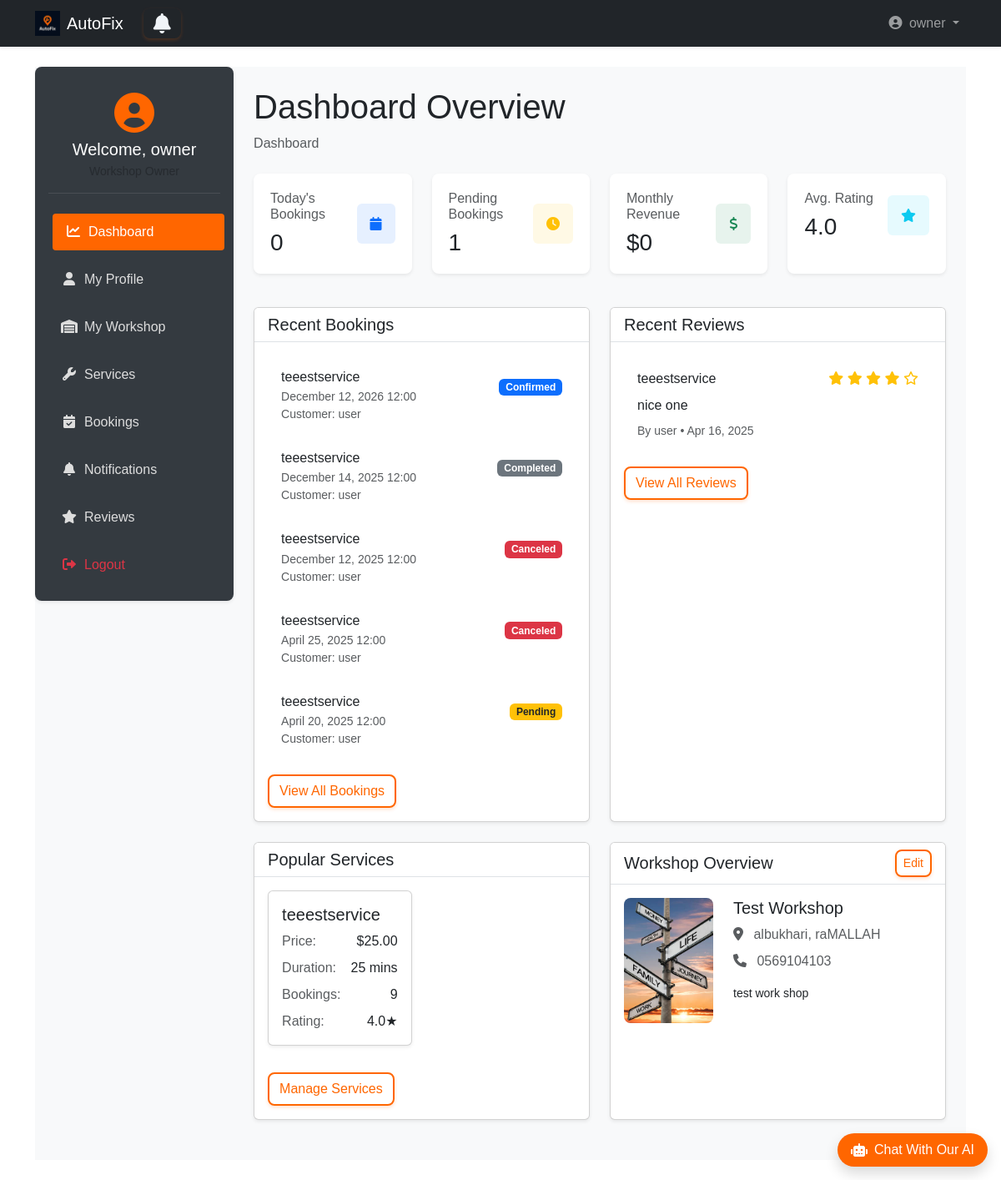
The page /owner_dashboard/owner/dashboard/ (signed in) on the database as committed earlier.
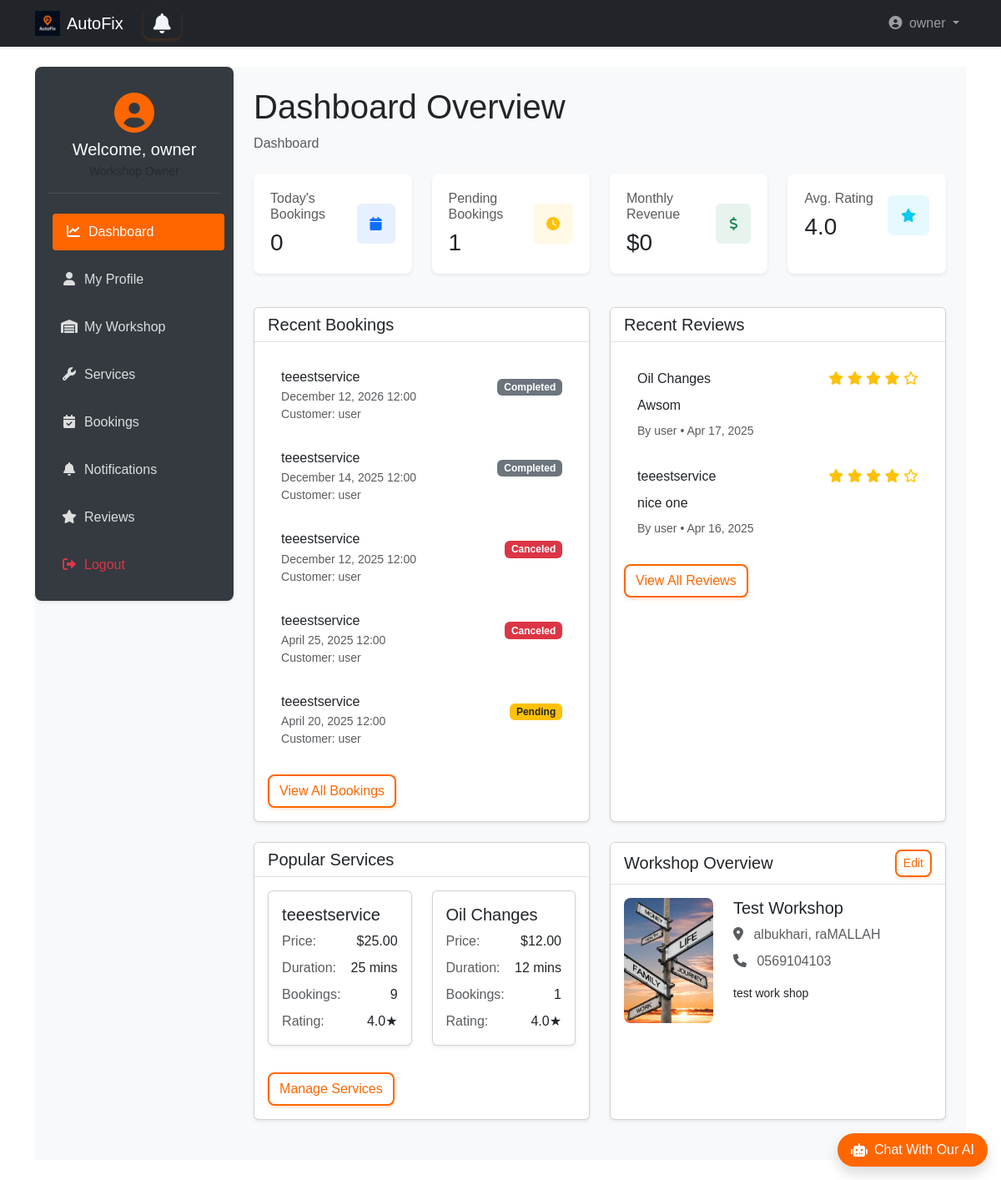
The same page on the database as committed later.
### bookings/models.py (models this page shows, shortened)
class Booking(models.Model):
    STATUS_CHOICES = [
        ('pending', 'Pending'),
        ('confirmed', 'Confirmed'),
        ('completed', 'Completed'),
        ('canceled', 'Canceled'),
    ]
    user = models.ForeignKey(User, on_delete=models.CASCADE)
    car = models.ForeignKey(Car, on_delete=models.CASCADE, null=True, related_name='car_bookings')
    workshop = models.ForeignKey(Workshop, on_delete=models.CASCADE)
    service = models.ForeignKey(Service, on_delete=models.CASCADE, related_name='booking')
    appointment_date = models.DateTimeField()
    status = models.CharField(max_length=20, choices=STATUS_CHOICES, default='pending')
    created_at = models.DateTimeField(auto_now_add=True)
    objects = BookingManger()
    class Meta:
        ordering = ['-appointment_date']

### workshops/models.py (models this page shows, shortened)
class Service(models.Model):
    workshop = models.ForeignKey(Workshop, on_delete=models.CASCADE, related_name='services')
    name = models.CharField(max_length=255)
    price = models.DecimalField(max_digits=10, decimal_places=2)
    description = models.TextField(blank=True)
    duration = models.PositiveIntegerField(help_text="Duration in minutes")

### accounts/models.py (models this page shows, shortened)
class User(AbstractUser):
    username = None
    email = models.EmailField(unique=True)
    phone = models.CharField(max_length=15, unique=True, blank=True)
    is_workshop_owner = models.BooleanField(default=False)
    address = models.ForeignKey(Address, on_delete=models.SET_NULL, null=True, blank=True)
    objects = UserManager()
    USERNAME_FIELD = 'email'
    REQUIRED_FIELDS = ['first_name', 'last_name']  # names required for registration
    def get_short_name(self):
        return self.first_name

### reviews/models.py (models this page shows, shortened)
class Review(models.Model):
    user = models.ForeignKey(User, on_delete=models.CASCADE)
    workshop = models.ForeignKey(Workshop, on_delete=models.CASCADE)
    service = models.ForeignKey(Service, on_delete=models.CASCADE)
    rating = models.IntegerField(choices=[(i, i) for i in range(1, 6)])
    comment = models.TextField()
    response = models.TextField(null=True)
    created_at = models.DateTimeField(auto_now_add=True)
    objects = ReviewManager()
    class Meta:
        unique_together = ('user', 'workshop', 'service') #Prevents Multiple Reviews
        ordering = ['-created_at']

### owner_dashboard/views.py (the view)
# urls.py: path('dashboard/', views.dashboard, name='dashboard'),
def dashboard(request):
    if not request.user.is_workshop_owner:
        return redirect('landing:main')
    if not Workshop.objects.filter(owner = request.user):
        return redirect('owner_dashboard:workshop')
    workshop = Workshop.objects.filter(owner=request.user).first()
    if not workshop:
        return render(request, 'owner_dashboard/dashboard.html', {'workshops': []})
    today = date.today()
    bookings = Booking.objects.filter(workshop=workshop)
    total_bookings = bookings.count()
    today_bookings = bookings.filter(appointment_date__date=today).count()
    pending_bookings = bookings.filter(status='pending').count()
    monthly_revenue = bookings.filter(
        status='completed',
        appointment_date__month=today.month,
        appointment_date__year=today.year
    ).aggregate(total=Sum('service__price'))['total'] or 0
    reviews = Review.objects.filter(service__workshop=workshop)
    average_rating = reviews.aggregate(avg=Avg('rating'))['avg'] or 0
    recent_bookings = bookings.select_related(
        'user', 'service'  # Removed 'vehicle' as it doesn't exist in your model
    ).order_by('-appointment_date')[:5]
    popular_services = Service.objects.filter(
        workshop=workshop
    ).annotate(
        booking_count=Count('booking'),  # Using default related_name
        avg_rating=Avg('review__rating')
    ).order_by('-booking_count')[:4]
    recent_reviews = reviews.select_related(
        'user', 'service'
    ).order_by('-created_at')[:4]
    context = {
        'workshops': [workshop],
        'stats': {
            'total_bookings': total_bookings,
            'today_bookings': today_bookings,
            'pending_bookings': pending_bookings,
            'monthly_revenue': monthly_revenue,
            'average_rating': round(average_rating, 1),
        },
        'recent_bookings': recent_bookings,
        'popular_services': popular_services,
        'recent_reviews': recent_reviews,
    }
    return render(request, 'owner_dashboard/dashboard.html', context)

### templates/owner_dashboard/dashboard.html (shortened to what the changed rows need)
{% extends 'base2.html' %}
{% load static bootstrap5 %}
{% block extra_css %}
<link rel="stylesheet" href="{% static 'css/owner_dashboard.css' %}">
{% endblock %}
{% block content %}
<div class="wrapper d-flex">
    <main class="main-content flex-grow-1 p-4">
        <div class="dashboard-header mb-4">
            <h1>Dashboard Overview</h1>
        </div>
        <div class="row">
            <div class="col-lg-6 mb-4">
                <div class="card shadow-sm h-100">
                    <div class="card-body">
                        {% if recent_bookings %}
                            <div class="list-group">
                                {% for booking in recent_bookings %}
                                <div class="list-group-item border-0 py-3">
                                    <div class="d-flex justify-content-between align-items-center">
                                        <div>
                                            <h6 class="mb-1">{{ booking.service.name }}</h6>
                                            <small class="text-muted">{{ booking.appointment_date|date:"F j, Y H:i" }}</small>
                                        </div>
                                        <span class="badge
                                            {% if booking.status == 'confirmed' %}bg-primary
                                            {% elif booking.status == 'pending' %}bg-warning text-dark
                                            {% elif booking.status == 'completed' %}bg-secondary
                                            {% else %}bg-danger{% endif %}">
                                            {{ booking.get_status_display }}
                                        </span>
                                    </div>
                                    <small class="text-muted">Customer: {{ booking.user.get_short_name }}</small>
                                </div>
                                {% endfor %}
                            </div>
                        {% else %}
                            <div class="text-center py-3">
                                <i class="fas fa-calendar fa-3x text-muted mb-3"></i>
                                <h5>No recent bookings</h5>
                                <p class="text-muted">You don't have any bookings yet</p>
                            </div>
                        {% endif %}
                    </div>
                </div>
            </div>
            <div class="col-lg-6 mb-4">
                <div class="card shadow-sm h-100">
                    <div class="card-body">
                        {% if recent_reviews %}
                            <div class="list-group">
                                {% for review in recent_reviews %}
                                <div class="list-group-item border-0 py-3">
                                    <div class="d-flex justify-content-between align-items-center mb-2">
                                        <h6 class="mb-0">{{ review.service.name }}</h6>
                                        <div class="star-rating">
                                            {% for i in "12345" %}
                                                {% if forloop.counter <= review.rating %}
                                                    <i class="fas fa-star text-warning"></i>
                                                {% else %}
                                                    <i class="far fa-star text-warning"></i>
                                                {% endif %}
                                            {% endfor %}
                                        </div>
                                    </div>
                                    <p class="mb-2">{{ review.comment|truncatechars:100 }}</p>
                                    <small class="text-muted">
                                        By {{ review.user.get_short_name }} •
                                        {{ review.created_at|date:"M j, Y" }}
                                    </small>
                                </div>
                                {% endfor %}
                            </div>
                        {% else %}
                            <div class="text-center py-3">
                                <i class="fas fa-star fa-3x text-muted mb-3"></i>
                                <h5>No reviews yet</h5>
                                <p class="text-muted">Your workshop hasn't received any reviews yet</p>
                            </div>
                        {% endif %}
                    </div>
                </div>
            </div>
        </div>
        <div class="row">
            <div class="col-lg-6 mb-4">
                <div class="card shadow-sm h-100">
                    <div class="card-body">
                        {% if popular_services %}
                            <div class="row">
                                {% for service in popular_services %}
                                <div class="col-md-6 mb-3">
                                    <div class="card h-100 shadow-sm">
                                        <div class="card-body">
                                            <h5 class="card-title">{{ service.name }}</h5>
                                            <div class="d-flex justify-content-between mb-2">
                                                <span class="text-muted">Price:</span>
                                                <span>${{ service.price }}</span>
                                            </div>
                                            <div class="d-flex justify-content-between mb-2">
                                                <span class="text-muted">Duration:</span>
                                                <span>{{ service.duration }} mins</span>
                                            </div>
                                            <div class="d-flex justify-content-between mb-2">
                                                <span class="text-muted">Bookings:</span>
                                                <span>{{ service.booking_count }}</span>
                                            </div>
                                            <div class="d-flex justify-content-between">
                                                <span class="text-muted">Rating:</span>
                                                <span>
                                                    {% if service.avg_rating %}
                                                        {{ service.avg_rating|floatformat:1 }}★
                                                    {% else %}
                                                        No reviews
                                                    {% endif %}
                                                </span>
                                            </div>
                                        </div>
                                    </div>
                                </div>
                                {% endfor %}
                            </div>
                        {% endif %}
                    </div>
                </div>
            </div>
        </div>
    </main>
</div>
{% endblock %}

Rows that differ between the two databases and show on the page:
changed Booking "December 12, 2026 12:00": status "Confirmed" → "Completed"
added Review: service.name "Oil Changes", rating 4 (drawn), comment "Awsom", user.get_short_name "user", created_at "Apr 17, 2025"
added Service: name "Oil Changes", price "12.00", duration "12", booking_count "1", avg_rating "4.0"
